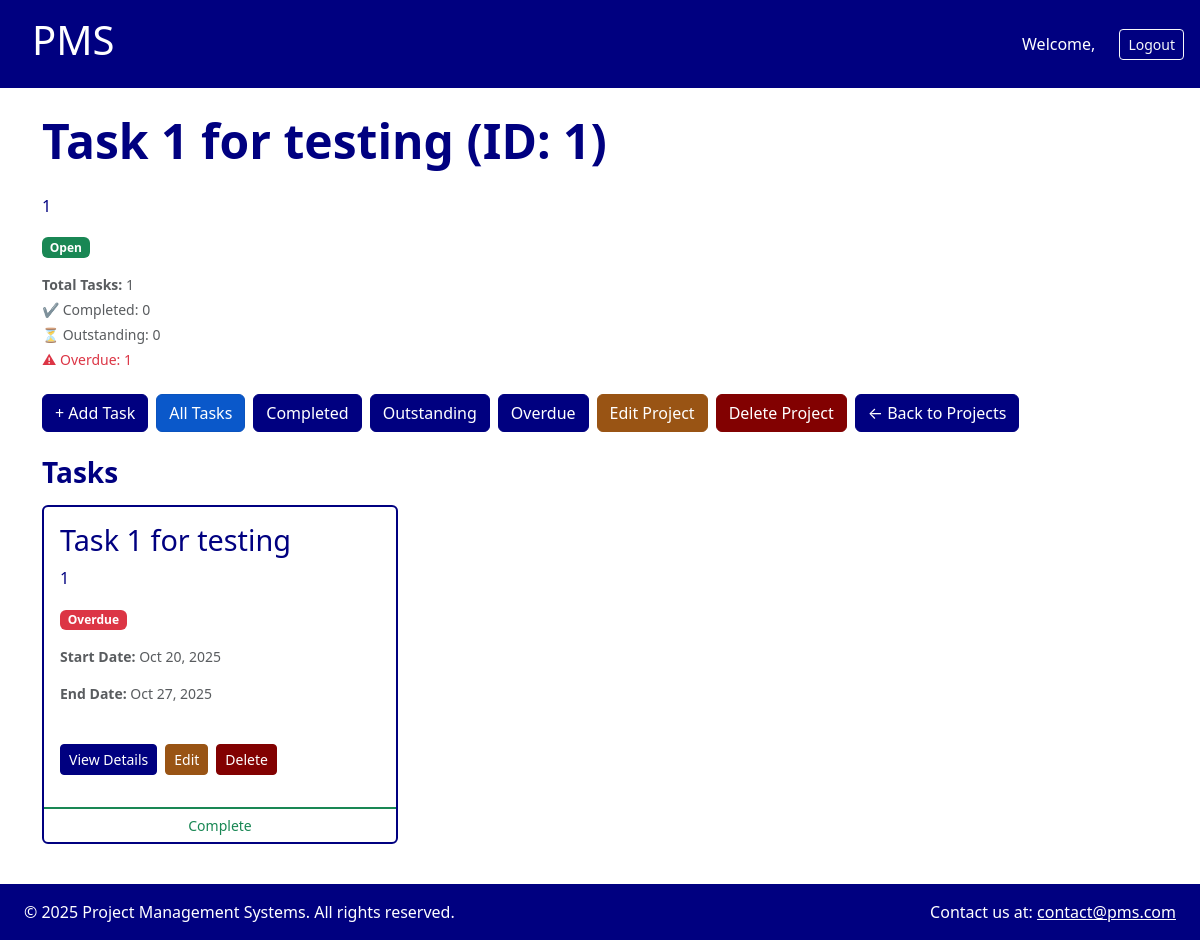
Screenshot of /projects/1/ (signed in) with the database file from the repository.
### projects/models.py (models this page shows, shortened)
class Project(models.Model):
    STATUS_CHOICES = [
        ('open', 'Open'),
        ('closed', 'Closed'),
    ]
    name = models.CharField(max_length=200)
    description = models.TextField()
    owner = models.ForeignKey(
        User, on_delete=models.CASCADE, related_name='projects') # If the user is deleted, delete their projects too
    status = models.CharField(
        max_length=10, choices=STATUS_CHOICES, default='open')
    start_date = models.DateField()
    end_date = models.DateField()
    previous_task_statuses = models.JSONField(null=True, blank=True)
    def update_task_counts(self):
        self.completed_count = self.tasks.filter(status="completed").count()
        self.outstanding_count = self.tasks.filter(
            status="outstanding").count()
        self.overdue_count = self.tasks.filter(status="overdue").count()
        self.total_tasks = self.tasks.count()

### tasks/models.py (models this page shows, shortened)
class Task(models.Model):
    STATUS_CHOICES = [
        ('completed', 'Completed'),
        ('outstanding', 'Outstanding'),
        ('overdue', 'Overdue'),
    ]
    project = models.ForeignKey(
        Project, related_name='tasks', on_delete=models.CASCADE)
    name = models.CharField(max_length=200)
    description = models.TextField(blank=True)
    start_date = models.DateField(null=True, blank=True)
    end_date = models.DateField(null=True, blank=True)
    status = models.CharField(
        max_length=11, choices=STATUS_CHOICES, default='outstanding')
    previous_status = models.CharField(
        max_length=11, choices=STATUS_CHOICES, null=True, blank=True)
    completed_at = models.DateTimeField(null=True, blank=True)
    def check_status(self):
        if self.status == 'completed':
            return
        if self.end_date and self.end_date < timezone.now().date():
            self.status = 'overdue'
        else:
            self.status = 'outstanding'
        self.save()

### projects/views.py (the view)
# urls.py: path('<int:project_id>/', views.project_detail, name='project_detail'),
@login_required
@never_cache
def project_detail(request, project_id):
    project = get_object_or_404(Project, id=project_id, owner=request.user)
    status_filter = request.GET.get('status', 'all')
    error_task_id = request.GET.get('error_task_id')
    project.update_task_counts()
    if status_filter == 'completed':
        tasks = project.tasks.filter(status='completed')
    elif status_filter == 'outstanding':
        tasks = project.tasks.filter(status='outstanding')
    elif status_filter == 'overdue':
        tasks = project.tasks.filter(status='overdue')
    else:
        tasks = project.tasks.all().order_by('start_date')
    for task in tasks:
        task.check_status()
    completed_count = tasks.filter(status='completed').count()
    outstanding_count = tasks.filter(status='outstanding').count()
    overdue_count = tasks.filter(status='overdue').count()
    context = {
        'project': project,
        'tasks': tasks,
        'status_filter': status_filter,
        'completed_count': completed_count,
        'outstanding_count': outstanding_count,
        'overdue_count': overdue_count,
        'error_task_id': error_task_id,
    }
    return render(request, 'projects/project_detail.html', context)

### projects/templates/projects/project_detail.html (shortened to what this page needs)
{% extends 'core/base_users.html' %}
{% load static %}
{% load static widget_tweaks %}
{% block content %}
<div class="container my-4">
    <h2 class="mb-4">{{ project.name }} (ID: {{ project.id }})</h2>
    {% if project.description %}
        <p id="descriptionPreview" class="description-text">
            {{ project.description|truncatechars:150|linebreaksbr }}
        </p>
    {% endif %}
    {% if project.status == "open" %}
    <span class="badge bg-success mb-3">Open</span>
    {% elif project.status == "closed" %}
    <span class="badge bg-secondary mb-3">Closed</span>
    {% endif %}
    <div class="small text-muted mb-4">
        <p class="mb-1"><strong>Total Tasks:</strong> {{ project.total_tasks }}</p>
        <p class="mb-1">✔ Completed: {{ project.completed_count }}</p>
        <p class="mb-1">⏳ Outstanding: {{ project.outstanding_count }}</p>
        <p class="mb-1 text-danger">⚠ Overdue: {{ project.overdue_count }}</p>
    </div>
    <div class="mb-4 d-flex gap-2 flex-wrap">
        <a href="{% url 'task_create' project.id %}" class="btn btn-primary">+ Add Task</a>
        <a href="{% url 'project_detail' project.id %}?status=all"
            class="btn btn-primary {% if status_filter == 'all' %}active{% endif %}">All Tasks</a>
        <a href="{% url 'project_detail' project.id %}?status=completed"
            class="btn btn-primary {% if status_filter == 'completed' %}active{% endif %}">Completed</a>
        <a href="{% url 'project_detail' project.id %}?status=outstanding"
            class="btn btn-primary {% if status_filter == 'outstanding' %}active{% endif %}">Outstanding</a>
        <a href="{% url 'project_detail' project.id %}?status=overdue"
            class="btn btn-primary {% if status_filter == 'overdue' %}active{% endif %}">Overdue</a>
        <a href="{% url 'project_edit' project.id %}?next={% url 'project_detail' project.id %}" class="btn btn-edit">Edit Project</a>
          <button type="button" class="btn btn-secondary" data-bs-toggle="modal"
            data-bs-target="#deleteProjectModal{{ project.id }}">
            Delete Project
          </button>
        <a href="{% url 'project_list' %}" class="btn btn-primary">← Back to Projects</a>
    </div>
    <h3 class="my-3">Tasks</h3>
    {% if tasks %}
    <div class="row">
        {% for task in tasks %}
        <div class="col-md-6 col-lg-4 mb-3">
            <div class="card h-100 border-primary">
                <div class="card-body">
                    <h5 class="card-title">{{ task.name|default:"Untitled Task" }}</h5>
                    <p class="card-text">{{ task.description|default:"No description"|truncatechars:100 }}</p>
                    {% if task.status == "completed" %}
                    <span class="badge bg-success">Completed</span>
                    {% elif task.status == "outstanding" %}
                    <span class="badge bg-warning">Outstanding</span>
                    {% elif task.status == "overdue" %}
                    <span class="badge bg-danger">Overdue</span>
                    {% endif %}
                    <div class="mt-3 small text-muted">
                        {% if task.start_date %}
                        <p><strong>Start Date:</strong> {{ task.start_date|date:"M d, Y" }}</p>
                        {% endif %}
                        {% if task.end_date %}
                        <p><strong>End Date:</strong> {{ task.end_date|date:"M d, Y" }}</p>
                        {% endif %}
                    </div>
                </div>
                <div class="card-footer bg-transparent border-top-0 d-flex gap-2 flex-wrap">
                    <a href="{% url 'task_detail' task.id %}" class="btn btn-sm btn-primary">View Details</a>
                    <a href="{% url 'task_edit' task.id %}" class="btn btn-sm btn-edit">Edit</a>
                    <button type="button" class="btn btn-sm btn-secondary" data-bs-toggle="modal"
                        data-bs-target="#deleteTaskModal{{ task.id }}">
                        Delete
                    </button>
                </div>
                {% if task.status == 'completed' %}
                <a href="{% url 'task_toggle_complete' task.id %}"
                    class="btn btn-sm only-top-border secondary w-100 mt-4"
                    onclick="return confirm('Re-open this task?');">Re-open</a>
                {% else %}
                <a href="{% url 'task_toggle_complete' task.id %}" class="btn btn-sm only-top-border success w-100 mt-4"
                    onclick="return confirm('Mark this task as complete?');">Complete</a>
                {% endif %}
            </div>
        </div>
        {% endfor %}
    </div>
    {% else %}
    <p class="text-muted">No tasks for this project yet.</p>
    {% endif %}
</div>
{% endblock %}

### static/assets/stylesheets/base.css (style rules this page uses)
html, body { height: 100%; margin: 0; }
body { display: flex; flex-direction: column; min-height: 100vh; }

### static/assets/stylesheets/authentication.css (style rules this page uses)
.border-primary { border-color: #000080 !important; border-width: 2px !important; }
.card-title { font-size: 1.8rem; color: #000080; }

### static/assets/stylesheets/components.css (style rules this page uses)
h2 { font-size: 3rem; color: #000080; font-weight: 600; }
h3 { color: #000080; font-weight: 600; }
.description-text { font-size: 1.0rem; color: #000080; }
.card-text { font-size: 1.0rem; color: #000080; }
.btn-primary { background-color: #000080; border-color: #000080; }
.btn-secondary { background-color: #820101; border-color: #820101; color: #fff; outline: none; box-shadow: none; }
.btn-edit { background-color: #995414; border-color: #995414; color: #ffffff; }
.only-top-border { border-top: 2px solid; border-left: none; border-right: none; border-bottom: none; border-radius: 0 !important; background-color: transparent; transition: all 0.3s ease; padding: 6px 12px; text-decoration: none; display: inline-block; }
.only-top-border.success { border-top-color: var(--bs-success); color: var(--bs-success); }

### rows the page displays
Project: name "Task 1 for testing", id "1", description "1", total_tasks "1", completed_count "0", outstanding_count "0", overdue_count "1"
Task: name "Task 1 for testing", description "1", status "Overdue", start_date "Oct 20, 2025", end_date "Oct 27, 2025"
